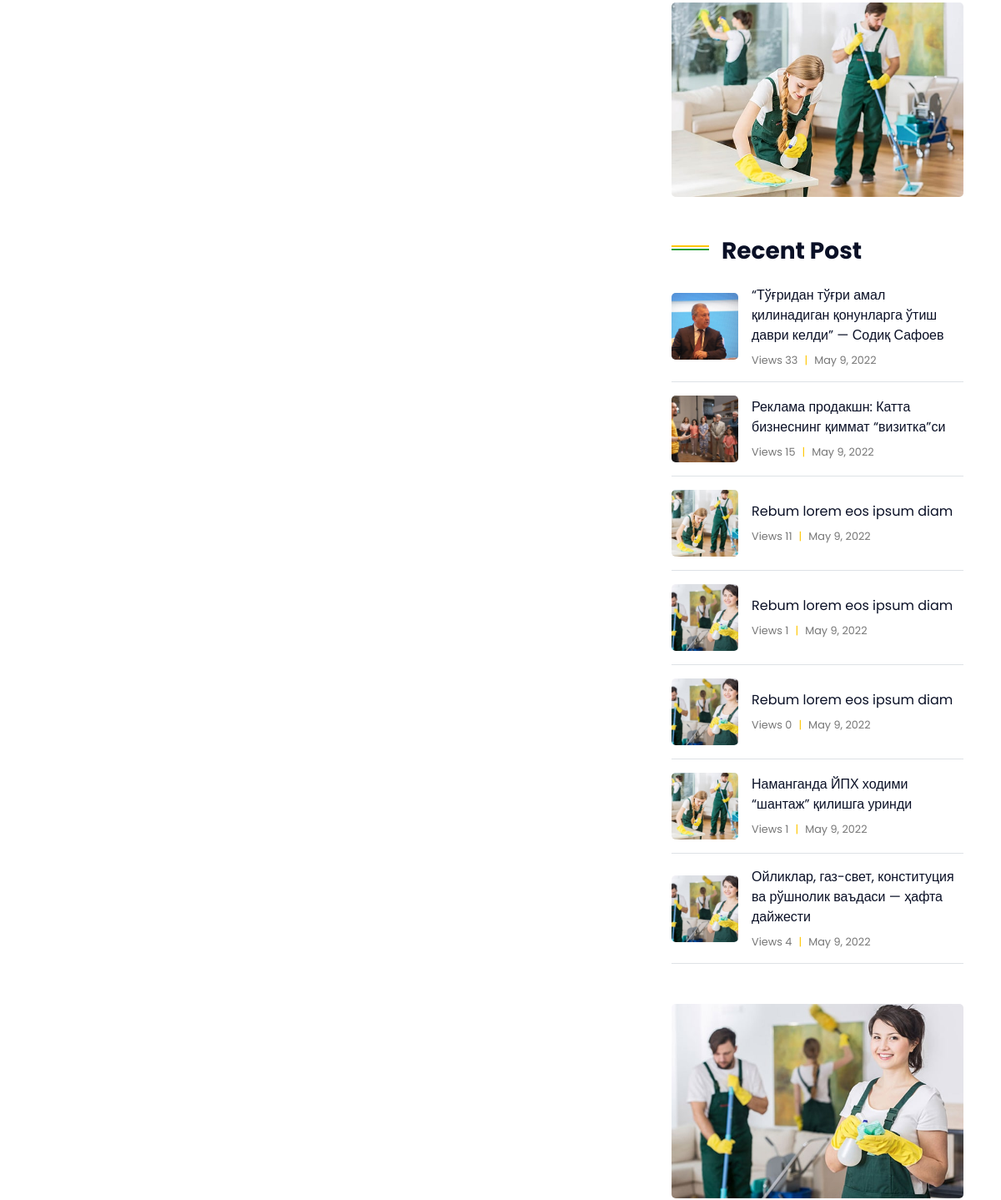
The page /blog_detail/4 (middle part) on the database as committed earlier.
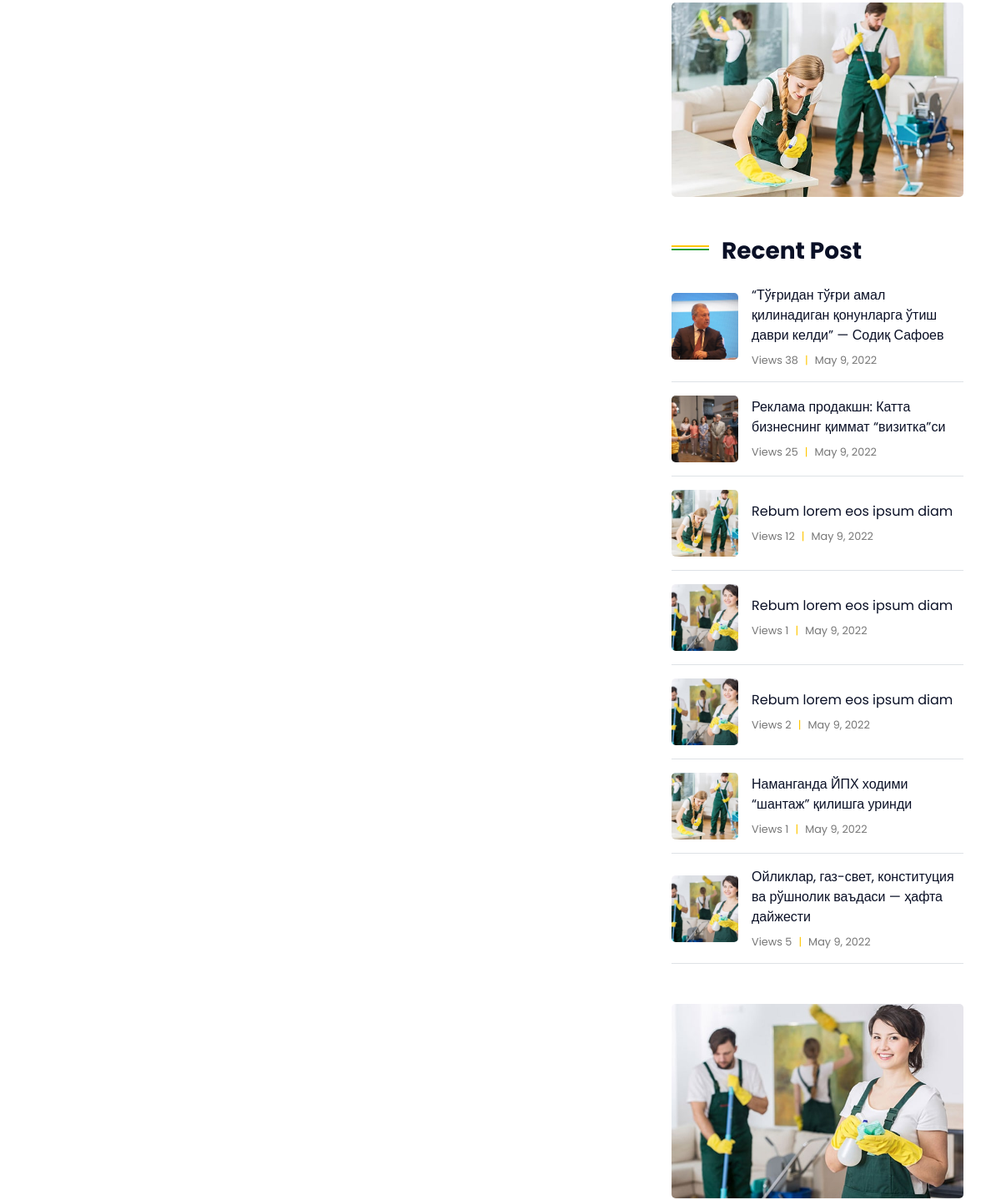
The same page on the database as committed later.
### postapp/models.py (models this page shows, shortened)
class Post(models.Model):
    cat_id = models.ForeignKey(Categorya, on_delete=models.SET_NULL, null=True)
    theme = models.CharField(max_length=100, null=True)
    shortText = models.CharField(max_length=255, null=True)
    text = models.TextField(null=True)
    img = models.ImageField(null=True)
    date = models.DateField(null=True)
    view_count = models.IntegerField(default=0, null=True)
    @property
    def get_image(self):
        try:
            return self.img.url
        except:
            return ''

### postapp/views.py (the view)
# urls.py: path('blog_detail/<int:id>', blog_detail, name='blog_detail'),
def blog_detail(req, id):
    posts = Post.objects.get(id=id)
    post_2 = Post.objects.all().order_by('-date')
    posts.view_count+=1
    posts.save()
    cat = Categorya.objects.all()
    return render(req, 'blog_detail.html',
                  context={
                      'posts':posts,
                      'post_2':post_2,
                      'cat':cat
                  })

### template/blog_detail.html (shortened to what this page needs)
{% extends 'base.html' %}
{% block content %}
    <div class="container-fluid py-5">
        <div class="container">
            <div class="row">
                <div class="col-lg-8">
                </div>
                <div class="col-lg-4 mt-5 mt-lg-0">
                    <div class="mb-5">
                        <img src="img/blog-1.jpg" alt="" class="img-fluid rounded">
                    </div>
                    <div class="mb-5">
                        <h3 class="mb-4 section-title">Recent Post</h3>
                        {% for item_2 in post_2 %}
                        <div class="d-flex align-items-center border-bottom mb-3 pb-3">
                            <img class="img-fluid rounded" src="{{ item_2.get_image }}" style="width: 80px; height: 80px; object-fit: cover;" alt="">
                            <div class="d-flex flex-column pl-3">
                                <a class="text-dark mb-2" href="{% url 'blog_detail' item_2.id %}">{{ item_2.theme }}</a>
                                <div class="d-flex">
                                    <small>Views {{ item_2.view_count }}</small>
                                    <small class="text-primary px-2">|</small>
                                    <small> {{ item_2.date }}</small>
                                </div>
                            </div>
                        </div>
                        {% endfor %}
                    </div>
                    <div class="mb-5">
                        <img src="img/blog-2.jpg" alt="" class="img-fluid rounded">
                    </div>
                </div>
            </div>
        </div>
    </div>
{% endblock content %}

Rows that differ between the two databases and show on the page:
changed Post "“Тўғридан тўғри амал қилинадиган қонунларга ўтиш даври келди” — Содиқ Сафоев": view_count "33" → "38"
changed Post "Реклама продакшн: Катта бизнеснинг қиммат “визитка”си": view_count "15" → "25"
changed Post (number 3 of 7 on the later page): view_count "11" → "12"
changed Post (number 5 of 7 on the later page): view_count "0" → "2"
changed Post "Ойликлар, газ-свет, конституция ва рўшнолик ваъдаси — ҳафта дайжести": view_count "4" → "5"
